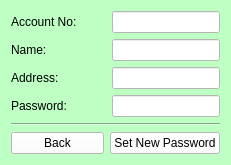
<?xml version="1.0" encoding="UTF-8"?>
<ui version="4.0">
 <class>Password</class>
 <widget class="QWidget" name="Password">
  <property name="geometry">
   <rect>
    <x>0</x>
    <y>0</y>
    <width>231</width>
    <height>164</height>
   </rect>
  </property>
  <property name="windowTitle">
   <string>Password</string>
  </property>
  <property name="windowIcon">
   <iconset resource="resource.qrc">
    <normaloff>:/new/Resource/Login.png</normaloff>:/new/Resource/Login.png</iconset>
  </property>
  <property name="styleSheet">
   <string notr="true">background-color: rgb(190, 255, 195);</string>
  </property>
  <layout class="QVBoxLayout" name="verticalLayout">
   <item>
    <layout class="QHBoxLayout" name="horizontalLayout">
     <item>
      <widget class="QLabel" name="label">
       <property name="sizePolicy">
        <sizepolicy hsizetype="MinimumExpanding" vsizetype="Preferred">
         <horstretch>0</horstretch>
         <verstretch>0</verstretch>
        </sizepolicy>
       </property>
       <property name="text">
        <string>Account No:</string>
       </property>
      </widget>
     </item>
     <item>
      <widget class="QLineEdit" name="password_account_no">
       <property name="sizePolicy">
        <sizepolicy hsizetype="Expanding" vsizetype="Fixed">
         <horstretch>0</horstretch>
         <verstretch>0</verstretch>
        </sizepolicy>
       </property>
       <property name="styleSheet">
        <string notr="true">background-color: rgb(255, 255, 255);</string>
       </property>
      </widget>
     </item>
    </layout>
   </item>
   <item>
    <layout class="QHBoxLayout" name="horizontalLayout_2">
     <item>
      <widget class="QLabel" name="label_2">
       <property name="sizePolicy">
        <sizepolicy hsizetype="MinimumExpanding" vsizetype="Preferred">
         <horstretch>0</horstretch>
         <verstretch>0</verstretch>
        </sizepolicy>
       </property>
       <property name="text">
        <string>Name:</string>
       </property>
      </widget>
     </item>
     <item>
      <widget class="QLineEdit" name="password_name">
       <property name="styleSheet">
        <string notr="true">background-color: rgb(255, 255, 255);</string>
       </property>
      </widget>
     </item>
    </layout>
   </item>
   <item>
    <layout class="QHBoxLayout" name="horizontalLayout_3">
     <item>
      <widget class="QLabel" name="label_3">
       <property name="sizePolicy">
        <sizepolicy hsizetype="MinimumExpanding" vsizetype="Preferred">
         <horstretch>0</horstretch>
         <verstretch>0</verstretch>
        </sizepolicy>
       </property>
       <property name="text">
        <string>Address:</string>
       </property>
      </widget>
     </item>
     <item>
      <widget class="QLineEdit" name="password_address">
       <property name="styleSheet">
        <string notr="true">background-color: rgb(255, 255, 255);</string>
       </property>
      </widget>
     </item>
    </layout>
   </item>
   <item>
    <layout class="QHBoxLayout" name="horizontalLayout_4">
     <item>
      <widget class="QLabel" name="label_4">
       <property name="sizePolicy">
        <sizepolicy hsizetype="MinimumExpanding" vsizetype="Preferred">
         <horstretch>0</horstretch>
         <verstretch>0</verstretch>
        </sizepolicy>
       </property>
       <property name="text">
        <string>Password:</string>
       </property>
      </widget>
     </item>
     <item>
      <widget class="QLineEdit" name="password_pass">
       <property name="styleSheet">
        <string notr="true">background-color: rgb(255, 255, 255);</string>
       </property>
      </widget>
     </item>
    </layout>
   </item>
   <item>
    <widget class="Line" name="line">
     <property name="orientation">
      <enum>Qt::Horizontal</enum>
     </property>
    </widget>
   </item>
   <item>
    <layout class="QHBoxLayout" name="horizontalLayout_5">
     <item>
      <widget class="QPushButton" name="password_back">
       <property name="styleSheet">
        <string notr="true">background-color: rgb(255, 255, 255);</string>
       </property>
       <property name="text">
        <string>Back</string>
       </property>
      </widget>
     </item>
     <item>
      <widget class="QPushButton" name="password_push">
       <property name="styleSheet">
        <string notr="true">background-color: rgb(255, 255, 255);</string>
       </property>
       <property name="text">
        <string>Set New Password</string>
       </property>
      </widget>
     </item>
    </layout>
   </item>
  </layout>
 </widget>
 <resources>
  <include location="resource.qrc"/>
 </resources>
 <connections/>
</ui>
